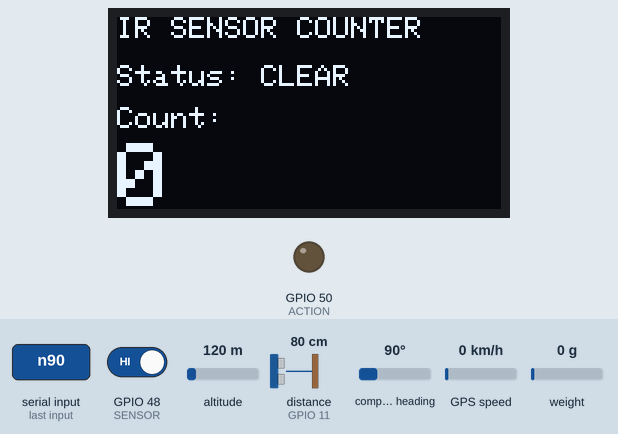
Simulated run of this sketch. Board: ESP32-S3. Shown: 128×64 one-colour display, output pins drawn as LEDs (lit = HIGH). Wiring (inferred from the names in the program): ultrasonic range finder: trigger GPIO 10; echo GPIO 11. The inputs (shaded band) are chosen by the test bench; at power-on: GPIO 48 (SENSOR) HIGH, altitude 120 m, distance to the obstacle (sensor on GPIO 11) 80 cm, compass heading 90°, GPS speed 0 km/h, weight on the scale 0 g. The echo pulse lasts 58.3 µs per cm; the GPS gets a fix after 3 s at 37.7749, -122.4194 with 8 satellites; pins used as bus, display or sensor lines are not drawn; what the sketch prints to the serial monitor is not drawn.

2.3 s: "t90\n" received over Serial
3.8 s: "n90\n" received over Serial
Above: at 5.0 s.
5.5 s: "c90\n" received over Serial
Timing chart, 0 to 8.5 s (numbered marks = the images above; inputs shaded):
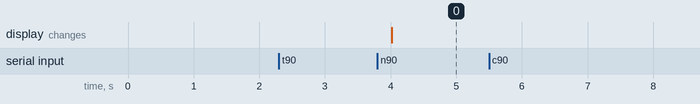

Measured:
- after the input at 2.3 s, every drawn part: stays the same
- after the input at 3.8 s, the display: changes after 0.22 s (image 0)
- after the input at 5.5 s, every drawn part: stays the same

The sketch:

KY-009_RGB_LED.ino
```cpp
#include <Wire.h>
#include <Adafruit_GFX.h>
#include <Adafruit_SSD1306.h>
#include <qrcode.h>
#include <HX711_ADC.h>
#include <TinyGPSPlus.h>

#if defined(ESP8266) || defined(ESP32) || defined(AVR)
#include <EEPROM.h>
#endif

// -----------------------------------------------------------------------------
// IR SENSOR + BUZZER + OLED + QR  (same logic as your original sketch)
// -----------------------------------------------------------------------------
#define SENSOR 48
#define ACTION 50

#define SCREEN_WIDTH 128
#define SCREEN_HEIGHT 64
#define OLED_ADDR 0x3C
#define QR_VERSION 2

const unsigned long qrDelay = 3000;
const unsigned long qrDisplayTime = 10000;

Adafruit_SSD1306 display(SCREEN_WIDTH, SCREEN_HEIGHT, &Wire, -1);

int count = 0;
int lastSensorState = HIGH;

unsigned long clearStartTime = 0;
unsigned long qrStartTime = 0;

String qrValue = "";

enum Mode {
  COUNT_MODE,
  QR_MODE
};

Mode currentMode = COUNT_MODE;

// -----------------------------------------------------------------------------
// LOAD CELL + HX711
// forced pin change only: DOUT 48 -> 47 because IR already uses 48
// -----------------------------------------------------------------------------
const int HX711_dout = 47;
const int HX711_sck  = 46;

HX711_ADC LoadCell(HX711_dout, HX711_sck);

const int calVal_eepromAdress = 0;
unsigned long t = 0;
float calibrationFactor = 1.0;

// -----------------------------------------------------------------------------
// ULTRASONIC  (same distance formula, same 5-sample averaging idea)
// -----------------------------------------------------------------------------
const int trigPin = 10;
const int echoPin = 11;

bool ultrasonicCycleActive = false;
unsigned long ultrasonicLastStep = 0;
unsigned long ultrasonicLastCycleEnd = 0;
float ultrasonicSum = 0;
int ultrasonicValidCount = 0;
int ultrasonicSampleIndex = 0;

// -----------------------------------------------------------------------------
// GPS
// GPS TX -> Mega 19 (RX1)
// GPS RX -> Mega 18 (TX1)
// -----------------------------------------------------------------------------
TinyGPSPlus gps;

// -----------------------------------------------------------------------------
// OLED FUNCTIONS
// -----------------------------------------------------------------------------
void showCountScreen(const char* statusText) {
  display.clearDisplay();
  display.setTextColor(SSD1306_WHITE);
  display.setTextWrap(false);

  display.setTextSize(1);
  display.setCursor(0, 0);
  display.println("IR SENSOR COUNTER");

  display.setCursor(0, 16);
  display.print("Status: ");
  display.println(statusText);

  display.setCursor(0, 30);
  display.println("Count:");

  display.setTextSize(3);
  display.setCursor(0, 42);
  display.println(count);

  display.display();
}

void showQRCodeScreen(const char* text) {
  QRCode qrcode;
  uint8_t qrcodeData[qrcode_getBufferSize(QR_VERSION)];
  qrcode_initText(&qrcode, qrcodeData, QR_VERSION, 0, text);

  display.clearDisplay();
  display.setTextColor(SSD1306_WHITE);
  display.setTextWrap(false);
  display.setTextSize(1);

  const char* title = "Scan to claim points";

  int16_t x1, y1;
  uint16_t w, h;
  display.getTextBounds(title, 0, 0, &x1, &y1, &w, &h);

  int titleX = (SCREEN_WIDTH - w) / 2;
  display.setCursor(titleX, 0);
  display.print(title);

  const int qrOffsetDown = 0;
  const int gapBelowTitle = 0;
  const int bottomMargin = 0;

  int topMargin = h + gapBelowTitle + qrOffsetDown;
  int availableWidth = SCREEN_WIDTH;
  int availableHeight = SCREEN_HEIGHT - topMargin - bottomMargin;

  int scale = min(availableWidth / qrcode.size, availableHeight / qrcode.size);
  if (scale < 1) scale = 1;

  int qrWidth = qrcode.size * scale;
  int qrHeight = qrcode.size * scale;

  int shiftX = (SCREEN_WIDTH - qrWidth) / 2;
  int shiftY = topMargin + (availableHeight - qrHeight) / 2;

  for (uint8_t y = 0; y < qrcode.size; y++) {
    for (uint8_t x = 0; x < qrcode.size; x++) {
      if (qrcode_getModule(&qrcode, x, y)) {
        display.fillRect(
          shiftX + x * scale,
          shiftY + y * scale,
          scale,
          scale,
          SSD1306_WHITE
        );
      }
    }
  }

  display.display();
}

// -----------------------------------------------------------------------------
// ULTRASONIC
// -----------------------------------------------------------------------------
float readDistanceCm() {
  unsigned long duration;

  digitalWrite(trigPin, LOW);
  delayMicroseconds(5);

  digitalWrite(trigPin, HIGH);
  delayMicroseconds(20);
  digitalWrite(trigPin, LOW);

  duration = pulseIn(echoPin, HIGH, 40000);

  if (duration == 0) {
    return -1;
  }

  return duration * 0.0343 / 2.0;
}

void updateUltrasonicTask() {
  // same logic idea as your original:
  // average 5 readings, then print result
  // made non-blocking so the whole system stays responsive

  if (!ultrasonicCycleActive) {
    if (ultrasonicLastCycleEnd == 0 || millis() - ultrasonicLastCycleEnd >= 200) {
      ultrasonicCycleActive = true;
      ultrasonicSum = 0;
      ultrasonicValidCount = 0;
      ultrasonicSampleIndex = 0;
      ultrasonicLastStep = 0;
    } else {
      return;
    }
  }

  if (ultrasonicLastStep == 0 || millis() - ultrasonicLastStep >= 30) {
    float d = readDistanceCm();

    if (d > 0) {
      ultrasonicSum += d;
      ultrasonicValidCount++;
    }

    ultrasonicSampleIndex++;
    ultrasonicLastStep = millis();

    if (ultrasonicSampleIndex >= 5) {
      if (ultrasonicValidCount == 0) {
        Serial.println("Ultrasonic: No valid echo");
      } else {
        float avg = ultrasonicSum / ultrasonicValidCount;
        Serial.print("Ultrasonic Average distance: ");
        Serial.print(avg);
        Serial.println(" cm");
      }

      ultrasonicCycleActive = false;
      ultrasonicLastCycleEnd = millis();
    }
  }
}

// -----------------------------------------------------------------------------
// GPS
// -----------------------------------------------------------------------------
void updateGPS() {
  while (Serial1.available() > 0) {
    gps.encode(Serial1.read());
  }

  static unsigned long lastGpsPrint = 0;

  if (millis() - lastGpsPrint >= 800) {
    lastGpsPrint = millis();

    if (gps.location.isValid()) {
      Serial.print("GPS Latitude: ");
      Serial.println(gps.location.lat(), 6);

      Serial.print("GPS Longitude: ");
      Serial.println(gps.location.lng(), 6);

      Serial.print("GPS Satellites: ");
      if (gps.satellites.isValid()) {
        Serial.println(gps.satellites.value());
      } else {
        Serial.println("N/A");
      }
    } else {
      Serial.println("GPS: No valid fix yet");
    }

    Serial.println("--------------------");
  }
}

// -----------------------------------------------------------------------------
// LOAD CELL  (same calibration flow as your original sketch)
// -----------------------------------------------------------------------------
void calibrate() {
  Serial.println("***");
  Serial.println("Start calibration:");
  Serial.println("Place the load cell on a level stable surface.");
  Serial.println("Remove any load applied to the load cell.");
  Serial.println("Send 't' from serial monitor to set the tare offset.");

  bool _resume = false;
  while (_resume == false) {
    LoadCell.update();
    updateGPS();
    updateUltrasonicTask();

    if (Serial.available() > 0) {
      char inByte = Serial.read();
      if (inByte == 't') LoadCell.tareNoDelay();
    }

    if (LoadCell.getTareStatus() == true) {
      Serial.println("Tare complete");
      _resume = true;
    }
  }

  Serial.println("Now, place your known mass on the loadcell.");
  Serial.println("Then send the weight of this mass (i.e. 100.0) from serial monitor.");

  float known_mass = 0;
  _resume = false;
  while (_resume == false) {
    LoadCell.update();
    updateGPS();
    updateUltrasonicTask();

    if (Serial.available() > 0) {
      known_mass = Serial.parseFloat();
      if (known_mass != 0) {
        Serial.print("Known mass is: ");
        Serial.println(known_mass);
        _resume = true;
      }
    }
  }

  LoadCell.refreshDataSet();
  float newCalibrationValue = LoadCell.getNewCalibration(known_mass);

  Serial.print("New calibration value has been set to: ");
  Serial.print(newCalibrationValue);
  Serial.println(", use this as calibration value (calFactor) in your project sketch.");
  Serial.print("Save this value to EEPROM adress ");
  Serial.print(calVal_eepromAdress);
  Serial.println("? y/n");

  _resume = false;
  while (_resume == false) {
    updateGPS();
    updateUltrasonicTask();

    if (Serial.available() > 0) {
      char inByte = Serial.read();

      if (inByte == 'y') {
#if defined(ESP8266) || defined(ESP32)
        EEPROM.begin(512);
#endif
        EEPROM.put(calVal_eepromAdress, newCalibrationValue);
#if defined(ESP8266) || defined(ESP32)
        EEPROM.commit();
#endif
        EEPROM.get(calVal_eepromAdress, newCalibrationValue);

        calibrationFactor = newCalibrationValue;
        LoadCell.setCalFactor(calibrationFactor);

        Serial.print("Value ");
        Serial.print(newCalibrationValue);
        Serial.print(" saved to EEPROM address: ");
        Serial.println(calVal_eepromAdress);
        _resume = true;
      } else if (inByte == 'n') {
        calibrationFactor = newCalibrationValue;
        LoadCell.setCalFactor(calibrationFactor);

        Serial.println("Value not saved to EEPROM");
        _resume = true;
      }
    }
  }

  Serial.println("End calibration");
  Serial.println("***");
  Serial.println("To re-calibrate, send 'r' from serial monitor.");
  Serial.println("For manual edit of the calibration value, send 'c' from serial monitor.");
  Serial.println("***");
}

void changeSavedCalFactor() {
  float oldCalibrationValue = LoadCell.getCalFactor();
  bool _resume = false;

  Serial.println("***");
  Serial.print("Current value is: ");
  Serial.println(oldCalibrationValue);
  Serial.println("Now, send the new value from serial monitor, i.e. 696.0");

  float newCalibrationValue;
  while (_resume == false) {
    updateGPS();
    updateUltrasonicTask();

    if (Serial.available() > 0) {
      newCalibrationValue = Serial.parseFloat();
      if (newCalibrationValue != 0) {
        Serial.print("New calibration value is: ");
        Serial.println(newCalibrationValue);
        LoadCell.setCalFactor(newCalibrationValue);
        calibrationFactor = newCalibrationValue;
        _resume = true;
      }
    }
  }

  _resume = false;
  Serial.print("Save this value to EEPROM adress ");
  Serial.print(calVal_eepromAdress);
  Serial.println("? y/n");

  while (_resume == false) {
    updateGPS();
    updateUltrasonicTask();

    if (Serial.available() > 0) {
      char inByte = Serial.read();
      if (inByte == 'y') {
#if defined(ESP8266) || defined(ESP32)
        EEPROM.begin(512);
#endif
        EEPROM.put(calVal_eepromAdress, newCalibrationValue);
#if defined(ESP8266) || defined(ESP32)
        EEPROM.commit();
#endif
        EEPROM.get(calVal_eepromAdress, newCalibrationValue);

        Serial.print("Value ");
        Serial.print(newCalibrationValue);
        Serial.print(" saved to EEPROM address: ");
        Serial.println(calVal_eepromAdress);
        _resume = true;
      } else if (inByte == 'n') {
        Serial.println("Value not saved to EEPROM");
        _resume = true;
      }
    }
  }

  Serial.println("End change calibration value");
  Serial.println("***");
}

void updateLoadCellTask() {
  static bool newDataReady = false;
  const int serialPrintInterval = 120;

  if (LoadCell.update()) newDataReady = true;

  if (newDataReady) {
    if (millis() > t + serialPrintInterval) {
      float i = LoadCell.getData();
      Serial.print("Load_cell output val: ");
      Serial.println(i);
      newDataReady = false;
      t = millis();
    }
  }

  if (Serial.available() > 0) {
    char inByte = Serial.read();
    if (inByte == 't') LoadCell.tareNoDelay();
    else if (inByte == 'r') calibrate();
    else if (inByte == 'c') changeSavedCalFactor();
  }

  if (LoadCell.getTareStatus() == true) {
    Serial.println("Tare complete");
  }
}

// -----------------------------------------------------------------------------
// SETUP
// -----------------------------------------------------------------------------
void setup() {
  Serial.begin(57600);
  Serial1.begin(9600);

  pinMode(SENSOR, INPUT_PULLUP);
  pinMode(ACTION, OUTPUT);
  digitalWrite(ACTION, LOW);   // same startup logic as your IR sketch

  pinMode(trigPin, OUTPUT);
  pinMode(echoPin, INPUT);

  Wire.begin();

  if (!display.begin(SSD1306_SWITCHCAPVCC, OLED_ADDR)) {
    Serial.println("OLED not found");
    while (true);
  }

  display.clearDisplay();
  display.display();

  Serial.println();
  Serial.println("Starting...");

  LoadCell.begin();
  unsigned long stabilizingtime = 1000;
  bool _tare = true;
  LoadCell.start(stabilizingtime, _tare);

  if (LoadCell.getTareTimeoutFlag() || LoadCell.getSignalTimeoutFlag()) {
    Serial.println("Timeout, check MCU>HX711 wiring and pin designations");
    while (1);
  } else {
    LoadCell.setCalFactor(calibrationFactor);
    Serial.println("Startup is complete");
  }

  while (!LoadCell.update()) {
    updateGPS();
    updateUltrasonicTask();
  }

  // same startup behavior idea as your load-cell sketch:
  // calibrate first through Serial Monitor
  calibrate();

  clearStartTime = millis();

  Serial.println("System started");
  showCountScreen("CLEAR");
}

// -----------------------------------------------------------------------------
// LOOP
// -----------------------------------------------------------------------------
void loop() {
  updateGPS();
  updateLoadCellTask();
  updateUltrasonicTask();

  int currentSensorState = digitalRead(SENSOR);

  if (currentMode == COUNT_MODE) {
    if (currentSensorState == LOW) {
      digitalWrite(ACTION, HIGH);   // same as your original IR sketch

      clearStartTime = 0;

      if (lastSensorState == HIGH) {
        count++;
        Serial.print("Obstacle detected. Counter = ");
        Serial.println(count);
        showCountScreen("DETECTED");
      }

    } else {
      digitalWrite(ACTION, LOW);    // same as your original IR sketch

      if (lastSensorState == LOW) {
        clearStartTime = millis();
        Serial.println("=== All clear");
        showCountScreen("CLEAR");
      }

      if (clearStartTime == 0) {
        clearStartTime = millis();
      }
    }

    if (count > 0 && currentSensorState == HIGH && clearStartTime > 0 &&
        millis() - clearStartTime >= qrDelay) {
      currentMode = QR_MODE;
      qrStartTime = millis();

      qrValue = String(count);

      digitalWrite(ACTION, LOW);    // same as your original IR sketch
      Serial.print("Showing QR with value: ");
      Serial.println(qrValue);

      showQRCodeScreen(qrValue.c_str());
    }

    lastSensorState = currentSensorState;
  }

  else if (currentMode == QR_MODE) {
    digitalWrite(ACTION, LOW);      // same as your original IR sketch

    if (millis() - qrStartTime >= qrDisplayTime) {
      count = 0;
      qrValue = "";
      currentMode = COUNT_MODE;

      currentSensorState = digitalRead(SENSOR);
      lastSensorState = currentSensorState;

      if (currentSensorState == HIGH) {
        clearStartTime = millis();
        showCountScreen("CLEAR");
      } else {
        clearStartTime = 0;
        showCountScreen("DETECTED");
      }

      Serial.println("QR finished. Counter reset to 0");
    }
  }

  delay(5);
}
```
